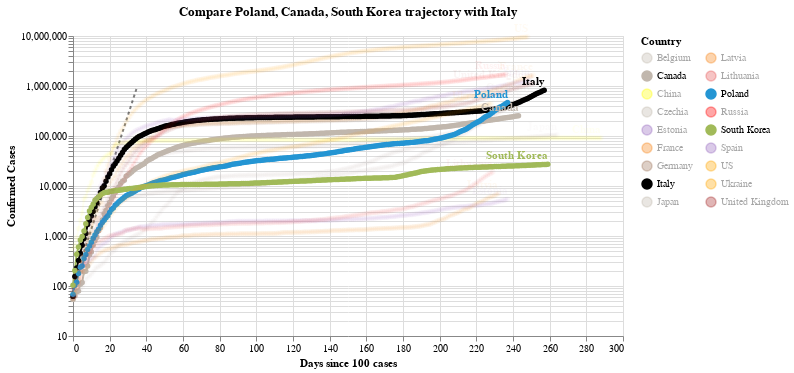

The notebook cell saved with this chart:
### Code cell
#hide_input
chart3 = make_since_chart(dff2, ['Poland', 'Canada', 'South Korea'], baseline_countries)
chart3

### Figure 1 — Vega-Lite specification as saved in the notebook (floating-point values rounded to 4 significant figures; data arrays with more than 128 entries replaced by an {"elided": "..."} marker saying what was removed)
{"config": {"view": {"continuousWidth": 400, "continuousHeight": 300}}, "layer": [{"data": {"name": "data-628230001892d6798b50651be41d1b3e"}, "mark": {"type": "line", "color": "black", "opacity": 0.5, "strokeDash": [3, 3]}, "encoding": {"x": {"type": "quantitative", "field": "Days since 100 cases"}, "y": {"type": "quantitative", "field": "Confirmed Cases"}}}, {"data": {"name": "data-e0d4f63c07f1733d0fa15c80830dad52"}, "mark": {"type": "line", "point": true}, "encoding": {"color": {"type": "nominal", "field": "Country", "legend": {"columns": 2}, "scale": {"domain": ["Belgium", "Canada", "China", "Czechia", "Estonia", "France", "Germany", "Italy", "Japan", "Latvia", "Lithuania", "Poland", "Russia", "South Korea", "Spain", "US", "Ukraine", "United Kingdom"], "range": ["#C1B7AD", "#C1B7AD", "yellow", "#C1B7AD", "#9467bd", "#F58518", "#9D755D", "black", "#C1B7AD", "#F58518", "#E45756", "#2495D3", "red", "#A1BA59", "#9467bd", "orange", "orange", "brown"]}}, "opacity": {"condition": {"value": 1, "selection": "selector001"}, "value": 0.05}, "tooltip": [{"type": "nominal", "field": "Country"}, {"type": "temporal", "field": "Date"}, {"type": "quantitative", "field": "Confirmed Cases"}, {"type": "quantitative", "field": "Days since 100 cases"}], "x": {"type": "quantitative", "field": "Days since 100 cases"}, "y": {"type": "quantitative", "field": "Confirmed Cases", "scale": {"type": "log"}}}, "selection": {"selector001": {"type": "multi", "fields": ["Country"], "bind": "legend", "init": [{"Country": "Poland"}, {"Country": "Canada"}, {"Country": "South Korea"}, {"Country": "Italy"}]}}, "width": 550}, {"data": {"name": "data-e0d4f63c07f1733d0fa15c80830dad52"}, "mark": {"type": "text", "align": "right", "dy": -8, "fontWeight": "bold"}, "encoding": {"color": {"type": "nominal", "field": "Country", "legend": {"columns": 2}, "scale": {"domain": ["Belgium", "Canada", "China", "Czechia", "Estonia", "France", "Germany", "Italy", "Japan", "Latvia", "Lithuania", "Poland", "Russia", "South Korea", "Spain", "US", "Ukraine", "United Kingdom"], "range": ["#C1B7AD", "#C1B7AD", "yellow", "#C1B7AD", "#9467bd", "#F58518", "#9D755D", "black", "#C1B7AD", "#F58518", "#E45756", "#2495D3", "red", "#A1BA59", "#9467bd", "orange", "orange", "brown"]}}, "opacity": {"condition": {"value": 1, "selection": "selector001"}, "value": 0.05}, "text": {"type": "nominal", "field": "Country"}, "tooltip": [{"type": "nominal", "field": "Country"}, {"type": "temporal", "field": "Date"}, {"type": "quantitative", "field": "Confirmed Cases"}, {"type": "quantitative", "field": "Days since 100 cases"}], "x": {"type": "quantitative", "field": "Days since 100 cases"}, "y": {"type": "quantitative", "field": "Confirmed Cases", "scale": {"type": "log"}}}, "transform": [{"filter": "(datum['Date'] >= 1604534400000)"}], "width": 550}], "title": "Compare Poland, Canada, South Korea trajectory with Italy", "$schema": "https://vega.github.io/schema/vega-lite/v4.8.1.json", "datasets": {"data-628230001892d6798b50651be41d1b3e": [{"Days since 100 cases": 0, "Confirmed Cases": 100.0}, {"Days since 100 cases": 1, "Confirmed Cases": 130.0}, {"Days since 100 cases": 2, "Confirmed Cases": 169.0}, {"Days since 100 cases": 3, "Confirmed Cases": 219.7}, {"Days since 100 cases": 4, "Confirmed Cases": 285.6}, {"Days since 100 cases": 5, "Confirmed Cases": 371.3}, {"Days since 100 cases": 6, "Confirmed Cases": 482.7}, {"Days since 100 cases": 7, "Confirmed Cases": 627.5}, {"Days since 100 cases": 8, "Confirmed Cases": 815.7}, {"Days since 100 cases": 9, "Confirmed Cases": 1060.0}, {"Days since 100 cases": 10, "Confirmed Cases": 1379.0}, {"Days since 100 cases": 11, "Confirmed Cases": 1792.0}, {"Days since 100 cases": 12, "Confirmed Cases": 2330.0}, {"Days since 100 cases": 13, "Confirmed Cases": 3029.0}, {"Days since 100 cases": 14, "Confirmed Cases": 3937.0}, {"Days since 100 cases": 15, "Confirmed Cases": 5119.0}, {"Days since 100 cases": 16, "Confirmed Cases": 6654.0}, {"Days since 100 cases": 17, "Confirmed Cases": 8650.0}, {"Days since 100 cases": 18, "Confirmed Cases": 11250.0}, {"Days since 100 cases": 19, "Confirmed Cases": 14620.0}, {"Days since 100 cases": 20, "Confirmed Cases": 19000.0}, {"Days since 100 cases": 21, "Confirmed Cases": 24710.0}, {"Days since 100 cases": 22, "Confirmed Cases": 32120.0}, {"Days since 100 cases": 23, "Confirmed Cases": 41750.0}, {"Days since 100 cases": 24, "Confirmed Cases": 54280.0}, {"Days since 100 cases": 25, "Confirmed Cases": 70560.0}, {"Days since 100 cases": 26, "Confirmed Cases": 91730.0}, {"Days since 100 cases": 27, "Confirmed Cases": 119300.0}, {"Days since 100 cases": 28, "Confirmed Cases": 155000.0}, {"Days since 100 cases": 29, "Confirmed Cases": 201500.0}, {"Days since 100 cases": 30, "Confirmed Cases": 262000.0}, {"Days since 100 cases": 31, "Confirmed Cases": 340600.0}, {"Days since 100 cases": 32, "Confirmed Cases": 442800.0}, {"Days since 100 cases": 33, "Confirmed Cases": 575600.0}, {"Days since 100 cases": 34, "Confirmed Cases": 748300.0}, {"Days since 100 cases": 35, "Confirmed Cases": 972800.0}], "data-e0d4f63c07f1733d0fa15c80830dad52": {"elided": "4461 records"}}}
